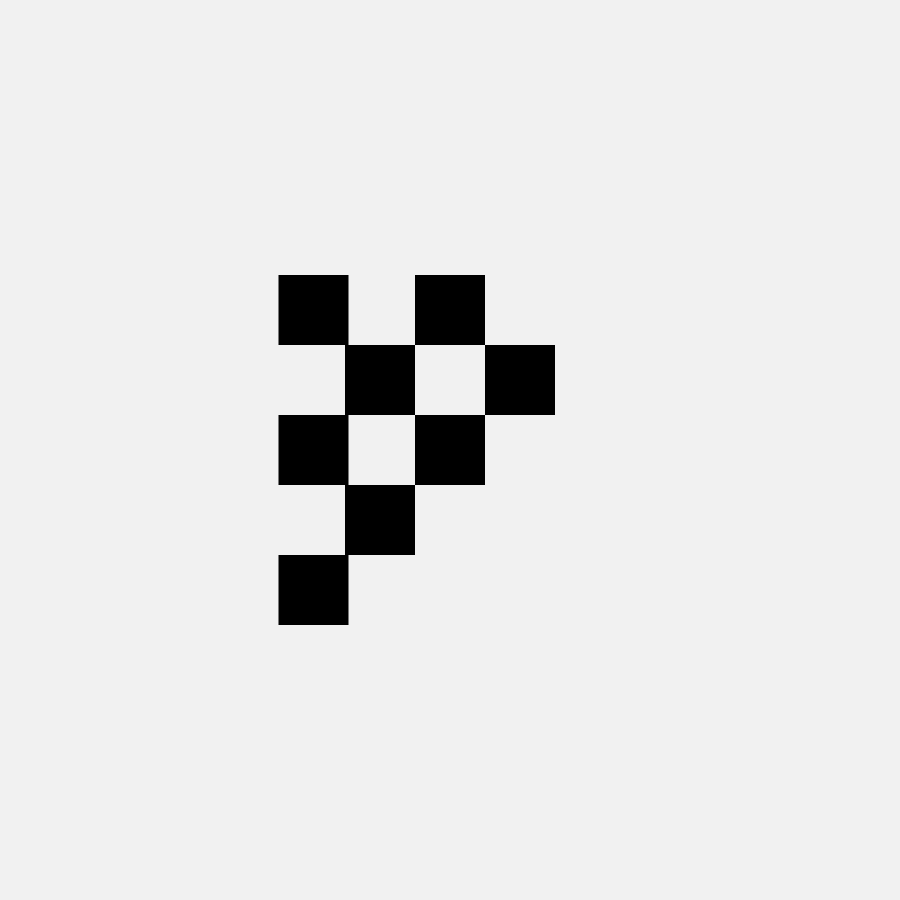
Frame 1 (no input)
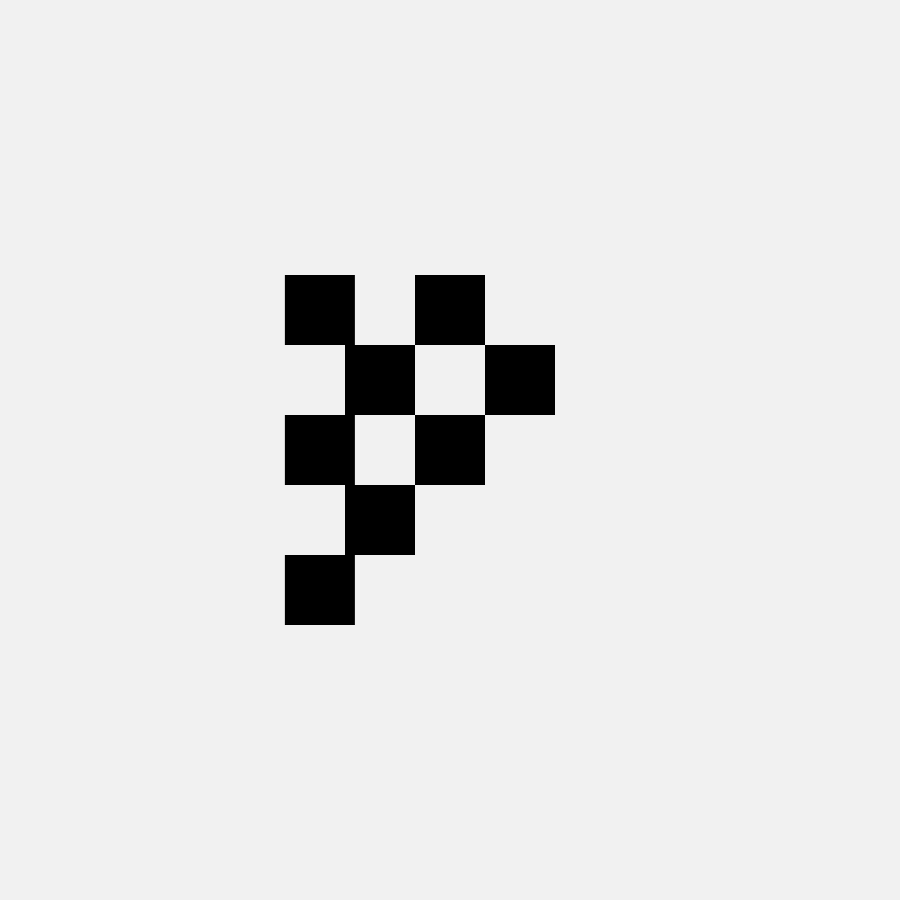
Frame 60 (the mouse pressed at the canvas centre just before this capture)
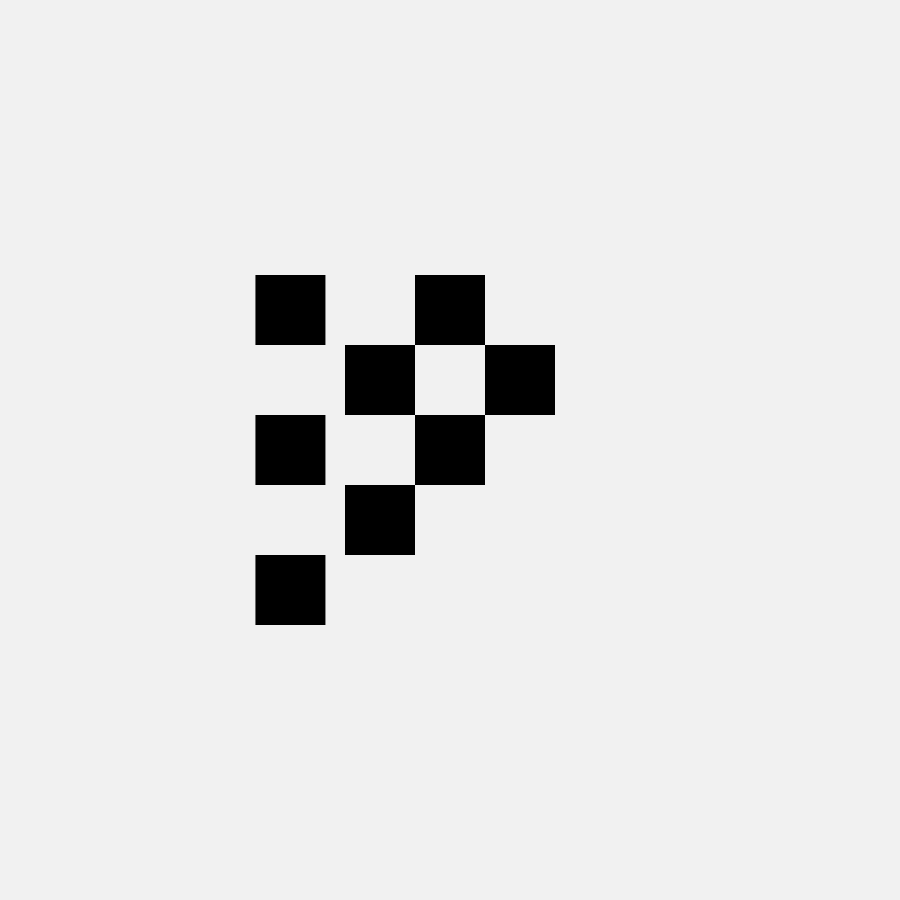
Frame 120 (the mouse held since frame 60 and released just before this capture)

The Processing sketch that drew these frames (run headless with seeded random() and noise(); from frame 60 on, the mouse is pressed at the canvas centre):

// Processing sketch: sketch_02_06_typography_p
// ── sketch_02_06_typography_p.pde
color bg = #000000;
color fg = #f1f1f1;
float size = 70;
float x = -520;
float y = -450;

void setup() {
  size(900, 900);
  background(fg);
}

void draw() {
  background(fg); 
  translate(width/2, height/2);

  rectMode(CENTER);
  noStroke();
  fill(bg);

  float wave = sin(frameCount * 0.05) * size;

  push();
  translate(width/2, height/2);
  rect(x+wave-size, y, size, size);
  rect(x, y-70, size, size);
  rect(x+wave-size, y-140, size, size);
  rect(x, y+70, size, size);
  rect(x+wave-size, y+140, size, size);
  rect(x+size, y, size, size);
  rect(x+size, y-140, size, size);
  rect(x+size*2, y-size, size, size);
  pop();
}
